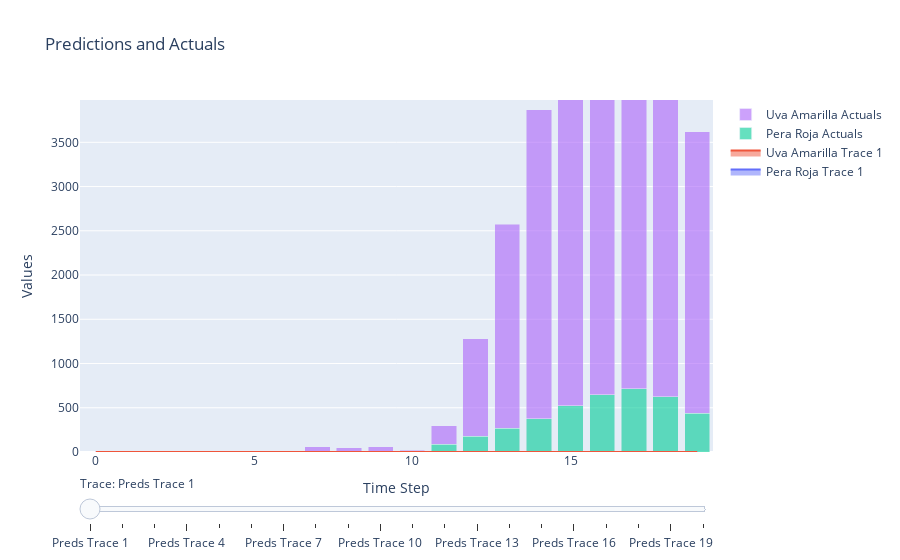

Notebook cell for this chart:
### Code cell
fig4.show()

### Figure 1 — Plotly figure (JSON) as saved in the notebook; plotly's stock layout.template omitted (floating-point values rounded to 4 significant figures)
{"data": [{"mode": "lines", "name": "Pera Roja Trace 1", "stackgroup": "group0", "type": "scatter", "visible": true, "x": [0, 1, 2, 3, 4, 5, 6, 7, 8, 9, 10, 11, 12, 13, 14, 15, 16, 17, 18, 19], "y": [0.0, 0.0, 0.0, 0.0, 0.0, 0.0, 0.0, 0.0, 0.0, 0.0, 0.0, 0.0, 0.0, 0.0, 0.0, 0.0, 0.0, 0.0, 0.0, 0.0]}, {"mode": "lines", "name": "Uva Amarilla Trace 1", "stackgroup": "group0", "type": "scatter", "visible": true, "x": [0, 1, 2, 3, 4, 5, 6, 7, 8, 9, 10, 11, 12, 13, 14, 15, 16, 17, 18, 19], "y": [0.0, 0.0, 0.0, 0.0, 0.0, 0.0, 0.0, 0.0, 0.0, 0.0, 0.0, 0.0, 0.0, 0.0, 0.0, 0.0, 0.0, 0.0, 0.0, 0.0]}, {"mode": "lines", "name": "Pera Roja Trace 2", "stackgroup": "group1", "type": "scatter", "visible": false, "x": [0, 1, 2, 3, 4, 5, 6, 7, 8, 9, 10, 11, 12, 13, 14, 15, 16, 17, 18, 19], "y": [0.0, 0.0, 0.0, 0.0, 0.0, 0.0, 0.0, 0.0, 0.0, 0.0, 0.0, 0.0, 0.0, 0.0, 0.0, 0.0, 0.0, 0.0, 0.0, 0.0]}, {"mode": "lines", "name": "Uva Amarilla Trace 2", "stackgroup": "group1", "type": "scatter", "visible": false, "x": [0, 1, 2, 3, 4, 5, 6, 7, 8, 9, 10, 11, 12, 13, 14, 15, 16, 17, 18, 19], "y": [0.0, 0.0, 0.0, 0.0, 0.0, 0.0, 0.0, 0.0, 0.0, 0.0, 0.0, 0.0, 0.0, 0.0, 0.0, 0.0, 0.0, 0.0, 0.0, 0.0]}, {"mode": "lines", "name": "Pera Roja Trace 3", "stackgroup": "group2", "type": "scatter", "visible": false, "x": [0, 1, 2, 3, 4, 5, 6, 7, 8, 9, 10, 11, 12, 13, 14, 15, 16, 17, 18, 19], "y": [0.0, 0.0, 0.0, 0.0, 0.0, 0.0, 0.0, 0.0, 0.0, 0.0, 0.0, 0.0, 0.0, 0.0, 0.0, 0.0, 0.0, 0.0, 0.0, 0.0]}, {"mode": "lines", "name": "Uva Amarilla Trace 3", "stackgroup": "group2", "type": "scatter", "visible": false, "x": [0, 1, 2, 3, 4, 5, 6, 7, 8, 9, 10, 11, 12, 13, 14, 15, 16, 17, 18, 19], "y": [0.0, 0.0, 0.0, 0.0, 0.0, 0.0, 0.0, 0.0, 0.0, 0.0, 0.0, 0.0, 0.0, 0.0, 0.0, 0.0, 0.0, 0.0, 0.0, 0.0]}, {"mode": "lines", "name": "Pera Roja Trace 4", "stackgroup": "group3", "type": "scatter", "visible": false, "x": [0, 1, 2, 3, 4, 5, 6, 7, 8, 9, 10, 11, 12, 13, 14, 15, 16, 17, 18, 19], "y": [0.0, 0.0, 0.0, 0.0, 0.0, 0.0, 0.0, 0.0, 0.0, 0.0, 0.0, 0.0, 0.0, 0.0, 0.0, 0.0, 0.0, 0.0, 0.0, 0.0]}, {"mode": "lines", "name": "Uva Amarilla Trace 4", "stackgroup": "group3", "type": "scatter", "visible": false, "x": [0, 1, 2, 3, 4, 5, 6, 7, 8, 9, 10, 11, 12, 13, 14, 15, 16, 17, 18, 19], "y": [0.0, 0.0, 0.0, 0.0, 0.0, 0.0, 0.0, 0.0, 0.0, 0.0, 0.0, 0.0, 0.0, 0.0, 0.0, 0.0, 0.0, 0.0, 0.0, 0.0]}, {"mode": "lines", "name": "Pera Roja Trace 5", "stackgroup": "group4", "type": "scatter", "visible": false, "x": [0, 1, 2, 3, 4, 5, 6, 7, 8, 9, 10, 11, 12, 13, 14, 15, 16, 17, 18, 19], "y": [0.0, 0.0, 0.0, 0.0, 0.0, 0.0, 0.0, 0.0, 0.0, 0.0, 0.0, 0.0, 0.0, 0.0, 0.0, 0.0, 0.0, 0.0, 0.0, 0.0]}, {"mode": "lines", "name": "Uva Amarilla Trace 5", "stackgroup": "group4", "type": "scatter", "visible": false, "x": [0, 1, 2, 3, 4, 5, 6, 7, 8, 9, 10, 11, 12, 13, 14, 15, 16, 17, 18, 19], "y": [0.0, 0.0, 0.0, 0.0, 0.0, 0.0, 0.0, 0.0, 0.0, 0.0, 0.0, 0.0, 0.0, 0.0, 0.0, 0.0, 0.0, 0.0, 0.0, 0.0]}, {"mode": "lines", "name": "Pera Roja Trace 6", "stackgroup": "group5", "type": "scatter", "visible": false, "x": [0, 1, 2, 3, 4, 5, 6, 7, 8, 9, 10, 11, 12, 13, 14, 15, 16, 17, 18, 19], "y": [0.0, 0.0, 0.0, 0.0, 0.0, 1.561, -1.777, 13.53, 72.43, 310.7, 522.6, 624.9, 676.2, 715.5, 696.8, 820.1, 834.3, 745.1, 848.6, 702.4]}, {"mode": "lines", "name": "Uva Amarilla Trace 6", "stackgroup": "group5", "type": "scatter", "visible": false, "x": [0, 1, 2, 3, 4, 5, 6, 7, 8, 9, 10, 11, 12, 13, 14, 15, 16, 17, 18, 19], "y": [0.0, 0.0, 0.0, 0.0, 0.0, 2.368, -2.681, 31.35, 156.4, 692.1, 1160.0, 1388.0, 1500.0, 1584.0, 1544.0, 1817.0, 1851.0, 1650.0, 1882.0, 1558.0]}, {"mode": "lines", "name": "Pera Roja Trace 7", "stackgroup": "group6", "type": "scatter", "visible": false, "x": [0, 1, 2, 3, 4, 5, 6, 7, 8, 9, 10, 11, 12, 13, 14, 15, 16, 17, 18, 19], "y": [0.0, 0.0, 0.0, 0.0, 0.0, 0.0, -1.764, 13.55, 72.72, 311.9, 524.7, 627.3, 678.9, 718.3, 699.4, 823.3, 837.5, 748.0, 851.9, 705.2]}, {"mode": "lines", "name": "Uva Amarilla Trace 7", "stackgroup": "group6", "type": "scatter", "visible": false, "x": [0, 1, 2, 3, 4, 5, 6, 7, 8, 9, 10, 11, 12, 13, 14, 15, 16, 17, 18, 19], "y": [0.0, 0.0, 0.0, 0.0, 0.0, 11.0, -2.656, 31.4, 157.1, 695.0, 1165.0, 1394.0, 1507.0, 1591.0, 1551.0, 1825.0, 1859.0, 1657.0, 1890.0, 1565.0]}, {"mode": "lines", "name": "Pera Roja Trace 8", "stackgroup": "group7", "type": "scatter", "visible": false, "x": [0, 1, 2, 3, 4, 5, 6, 7, 8, 9, 10, 11, 12, 13, 14, 15, 16, 17, 18, 19], "y": [0.0, 0.0, 0.0, 0.0, 0.0, 0.0, 0.0, 13.56, 72.84, 312.4, 525.5, 628.3, 680.0, 719.5, 700.5, 824.6, 838.8, 749.2, 853.3, 706.3]}, {"mode": "lines", "name": "Uva Amarilla Trace 8", "stackgroup": "group7", "type": "scatter", "visible": false, "x": [0, 1, 2, 3, 4, 5, 6, 7, 8, 9, 10, 11, 12, 13, 14, 15, 16, 17, 18, 19], "y": [0.0, 0.0, 0.0, 0.0, 0.0, 11.0, 11.0, 31.4, 157.4, 696.1, 1167.0, 1396.0, 1509.0, 1593.0, 1553.0, 1828.0, 1862.0, 1659.0, 1893.0, 1567.0]}, {"mode": "lines", "name": "Pera Roja Trace 9", "stackgroup": "group8", "type": "scatter", "visible": false, "x": [0, 1, 2, 3, 4, 5, 6, 7, 8, 9, 10, 11, 12, 13, 14, 15, 16, 17, 18, 19], "y": [0.0, 0.0, 0.0, 0.0, 0.0, 0.0, 0.0, 0.0, 72.9, 312.6, 525.9, 628.7, 680.4, 720.0, 701.0, 825.2, 839.4, 749.7, 853.9, 706.8]}, {"mode": "lines", "name": "Uva Amarilla Trace 9", "stackgroup": "group8", "type": "scatter", "visible": false, "x": [0, 1, 2, 3, 4, 5, 6, 7, 8, 9, 10, 11, 12, 13, 14, 15, 16, 17, 18, 19], "y": [0.0, 0.0, 0.0, 0.0, 0.0, 11.0, 11.0, 59.0, 157.5, 696.6, 1168.0, 1397.0, 1510.0, 1595.0, 1554.0, 1829.0, 1863.0, 1661.0, 1894.0, 1568.0]}, {"mode": "lines", "name": "Pera Roja Trace 10", "stackgroup": "group9", "type": "scatter", "visible": false, "x": [0, 1, 2, 3, 4, 5, 6, 7, 8, 9, 10, 11, 12, 13, 14, 15, 16, 17, 18, 19], "y": [0.0, 0.0, 0.0, 0.0, 0.0, 0.0, 0.0, 0.0, 2.0, 312.8, 526.2, 629.0, 680.8, 720.3, 701.3, 825.6, 839.9, 750.1, 854.3, 707.1]}, {"mode": "lines", "name": "Uva Amarilla Trace 10", "stackgroup": "group9", "type": "scatter", "visible": false, "x": [0, 1, 2, 3, 4, 5, 6, 7, 8, 9, 10, 11, 12, 13, 14, 15, 16, 17, 18, 19], "y": [0.0, 0.0, 0.0, 0.0, 0.0, 11.0, 11.0, 59.0, 48.0, 696.8, 1168.0, 1398.0, 1511.0, 1595.0, 1555.0, 1830.0, 1864.0, 1661.0, 1895.0, 1569.0]}, {"mode": "lines", "name": "Pera Roja Trace 11", "stackgroup": "group10", "type": "scatter", "visible": false, "x": [0, 1, 2, 3, 4, 5, 6, 7, 8, 9, 10, 11, 12, 13, 14, 15, 16, 17, 18, 19], "y": [0.0, 0.0, 0.0, 0.0, 0.0, 0.0, 0.0, 0.0, 2.0, 5.333, 526.3, 629.2, 681.0, 720.5, 701.5, 825.9, 840.1, 750.3, 854.5, 707.3]}, {"mode": "lines", "name": "Uva Amarilla Trace 11", "stackgroup": "group10", "type": "scatter", "visible": false, "x": [0, 1, 2, 3, 4, 5, 6, 7, 8, 9, 10, 11, 12, 13, 14, 15, 16, 17, 18, 19], "y": [0.0, 0.0, 0.0, 0.0, 0.0, 11.0, 11.0, 59.0, 48.0, 51.33, 1169.0, 1398.0, 1511.0, 1596.0, 1555.0, 1831.0, 1865.0, 1662.0, 1895.0, 1569.0]}, {"mode": "lines", "name": "Pera Roja Trace 12", "stackgroup": "group11", "type": "scatter", "visible": false, "x": [0, 1, 2, 3, 4, 5, 6, 7, 8, 9, 10, 11, 12, 13, 14, 15, 16, 17, 18, 19], "y": [0.0, 0.0, 0.0, 0.0, 0.0, 0.0, 0.0, 0.0, 2.0, 5.333, 14.67, 629.2, 681.0, 720.6, 701.6, 825.9, 840.2, 750.4, 854.6, 707.4]}, {"mode": "lines", "name": "Uva Amarilla Trace 12", "stackgroup": "group11", "type": "scatter", "visible": false, "x": [0, 1, 2, 3, 4, 5, 6, 7, 8, 9, 10, 11, 12, 13, 14, 15, 16, 17, 18, 19], "y": [0.0, 0.0, 0.0, 0.0, 0.0, 11.0, 11.0, 59.0, 48.0, 51.33, 12.84, 1399.0, 1512.0, 1596.0, 1556.0, 1831.0, 1865.0, 1662.0, 1896.0, 1570.0]}, {"mode": "lines", "name": "Pera Roja Trace 13", "stackgroup": "group12", "type": "scatter", "visible": false, "x": [0, 1, 2, 3, 4, 5, 6, 7, 8, 9, 10, 11, 12, 13, 14, 15, 16, 17, 18, 19], "y": [0.0, 0.0, 0.0, 0.0, 0.0, 0.0, 0.0, 0.0, 2.0, 5.333, 14.67, 88.33, 681.2, 720.8, 701.8, 826.2, 840.4, 750.5, 854.8, 707.5]}, {"mode": "lines", "name": "Uva Amarilla Trace 13", "stackgroup": "group12", "type": "scatter", "visible": false, "x": [0, 1, 2, 3, 4, 5, 6, 7, 8, 9, 10, 11, 12, 13, 14, 15, 16, 17, 18, 19], "y": [0.0, 0.0, 0.0, 0.0, 0.0, 11.0, 11.0, 59.0, 48.0, 51.33, 12.84, 206.9, 1512.0, 1597.0, 1556.0, 1832.0, 1866.0, 1663.0, 1897.0, 1570.0]}, {"mode": "lines", "name": "Pera Roja Trace 14", "stackgroup": "group13", "type": "scatter", "visible": false, "x": [0, 1, 2, 3, 4, 5, 6, 7, 8, 9, 10, 11, 12, 13, 14, 15, 16, 17, 18, 19], "y": [0.0, 0.0, 0.0, 0.0, 0.0, 0.0, 0.0, 0.0, 2.0, 5.333, 14.67, 88.33, 178.7, 720.8, 701.8, 826.2, 840.4, 750.5, 854.8, 707.5]}, {"mode": "lines", "name": "Uva Amarilla Trace 14", "stackgroup": "group13", "type": "scatter", "visible": false, "x": [0, 1, 2, 3, 4, 5, 6, 7, 8, 9, 10, 11, 12, 13, 14, 15, 16, 17, 18, 19], "y": [0.0, 0.0, 0.0, 0.0, 0.0, 11.0, 11.0, 59.0, 48.0, 51.33, 12.84, 206.9, 1103.0, 1597.0, 1557.0, 1833.0, 1867.0, 1664.0, 1898.0, 1571.0]}, {"mode": "lines", "name": "Pera Roja Trace 15", "stackgroup": "group14", "type": "scatter", "visible": false, "x": [0, 1, 2, 3, 4, 5, 6, 7, 8, 9, 10, 11, 12, 13, 14, 15, 16, 17, 18, 19], "y": [0.0, 0.0, 0.0, 0.0, 0.0, 0.0, 0.0, 0.0, 2.0, 5.333, 14.67, 88.33, 178.7, 270.3, 702.2, 826.7, 840.9, 751.0, 855.4, 708.0]}, {"mode": "lines", "name": "Uva Amarilla Trace 15", "stackgroup": "group14", "type": "scatter", "visible": false, "x": [0, 1, 2, 3, 4, 5, 6, 7, 8, 9, 10, 11, 12, 13, 14, 15, 16, 17, 18, 19], "y": [0.0, 0.0, 0.0, 0.0, 0.0, 11.0, 11.0, 59.0, 48.0, 51.33, 12.84, 206.9, 1103.0, 2306.0, 1558.0, 1833.0, 1867.0, 1664.0, 1898.0, 1572.0]}, {"mode": "lines", "name": "Pera Roja Trace 16", "stackgroup": "group15", "type": "scatter", "visible": false, "x": [0, 1, 2, 3, 4, 5, 6, 7, 8, 9, 10, 11, 12, 13, 14, 15, 16, 17, 18, 19], "y": [0.0, 0.0, 0.0, 0.0, 0.0, 0.0, 0.0, 0.0, 2.0, 5.333, 14.67, 88.33, 178.7, 270.3, 373.0, 827.0, 841.2, 751.3, 855.6, 708.2]}, {"mode": "lines", "name": "Uva Amarilla Trace 16", "stackgroup": "group15", "type": "scatter", "visible": false, "x": [0, 1, 2, 3, 4, 5, 6, 7, 8, 9, 10, 11, 12, 13, 14, 15, 16, 17, 18, 19], "y": [0.0, 0.0, 0.0, 0.0, 0.0, 11.0, 11.0, 59.0, 48.0, 51.33, 12.84, 206.9, 1103.0, 2306.0, 3495.0, 1833.0, 1867.0, 1664.0, 1898.0, 1572.0]}, {"mode": "lines", "name": "Pera Roja Trace 17", "stackgroup": "group16", "type": "scatter", "visible": false, "x": [0, 1, 2, 3, 4, 5, 6, 7, 8, 9, 10, 11, 12, 13, 14, 15, 16, 17, 18, 19], "y": [0.0, 0.0, 0.0, 0.0, 0.0, 0.0, 0.0, 0.0, 2.0, 5.333, 14.67, 88.33, 178.7, 270.3, 373.0, 522.4, 841.2, 751.3, 855.7, 708.2]}, {"mode": "lines", "name": "Uva Amarilla Trace 17", "stackgroup": "group16", "type": "scatter", "visible": false, "x": [0, 1, 2, 3, 4, 5, 6, 7, 8, 9, 10, 11, 12, 13, 14, 15, 16, 17, 18, 19], "y": [0.0, 0.0, 0.0, 0.0, 0.0, 11.0, 11.0, 59.0, 48.0, 51.33, 12.84, 206.9, 1103.0, 2306.0, 3495.0, 3862.0, 1867.0, 1664.0, 1898.0, 1572.0]}, {"mode": "lines", "name": "Pera Roja Trace 18", "stackgroup": "group17", "type": "scatter", "visible": false, "x": [0, 1, 2, 3, 4, 5, 6, 7, 8, 9, 10, 11, 12, 13, 14, 15, 16, 17, 18, 19], "y": [0.0, 0.0, 0.0, 0.0, 0.0, 0.0, 0.0, 0.0, 2.0, 5.333, 14.67, 88.33, 178.7, 270.3, 373.0, 522.4, 647.9, 751.3, 855.7, 708.2]}, {"mode": "lines", "name": "Uva Amarilla Trace 18", "stackgroup": "group17", "type": "scatter", "visible": false, "x": [0, 1, 2, 3, 4, 5, 6, 7, 8, 9, 10, 11, 12, 13, 14, 15, 16, 17, 18, 19], "y": [0.0, 0.0, 0.0, 0.0, 0.0, 11.0, 11.0, 59.0, 48.0, 51.33, 12.84, 206.9, 1103.0, 2306.0, 3495.0, 3862.0, 3978.0, 1664.0, 1898.0, 1572.0]}, {"mode": "lines", "name": "Pera Roja Trace 19", "stackgroup": "group18", "type": "scatter", "visible": false, "x": [0, 1, 2, 3, 4, 5, 6, 7, 8, 9, 10, 11, 12, 13, 14, 15, 16, 17, 18, 19], "y": [0.0, 0.0, 0.0, 0.0, 0.0, 0.0, 0.0, 0.0, 2.0, 5.333, 14.67, 88.33, 178.7, 270.3, 373.0, 522.4, 647.9, 714.2, 855.7, 708.2]}, {"mode": "lines", "name": "Uva Amarilla Trace 19", "stackgroup": "group18", "type": "scatter", "visible": false, "x": [0, 1, 2, 3, 4, 5, 6, 7, 8, 9, 10, 11, 12, 13, 14, 15, 16, 17, 18, 19], "y": [0.0, 0.0, 0.0, 0.0, 0.0, 11.0, 11.0, 59.0, 48.0, 51.33, 12.84, 206.9, 1103.0, 2306.0, 3495.0, 3862.0, 3978.0, 3862.0, 1898.0, 1572.0]}, {"mode": "lines", "name": "Pera Roja Trace 20", "stackgroup": "group19", "type": "scatter", "visible": false, "x": [0, 1, 2, 3, 4, 5, 6, 7, 8, 9, 10, 11, 12, 13, 14, 15, 16, 17, 18, 19], "y": [0.0, 0.0, 0.0, 0.0, 0.0, 0.0, 0.0, 0.0, 2.0, 5.333, 14.67, 88.33, 178.7, 270.3, 373.0, 522.4, 647.9, 714.2, 625.2, 708.0]}, {"mode": "lines", "name": "Uva Amarilla Trace 20", "stackgroup": "group19", "type": "scatter", "visible": false, "x": [0, 1, 2, 3, 4, 5, 6, 7, 8, 9, 10, 11, 12, 13, 14, 15, 16, 17, 18, 19], "y": [0.0, 0.0, 0.0, 0.0, 0.0, 11.0, 11.0, 59.0, 48.0, 51.33, 12.84, 206.9, 1103.0, 2306.0, 3495.0, 3862.0, 3978.0, 3862.0, 3836.0, 1571.0]}, {"name": "Pera Roja Actuals", "opacity": 0.6, "type": "bar", "x": [0, 1, 2, 3, 4, 5, 6, 7, 8, 9, 10, 11, 12, 13, 14, 15, 16, 17, 18, 19], "y": [0.0, 0.0, 0.0, 0.0, 0.0, 0.0, 0.0, 0.0, 2.0, 5.333, 14.67, 88.33, 178.7, 270.3, 373.0, 522.4, 647.9, 714.2, 625.2, 437.9]}, {"name": "Uva Amarilla Actuals", "opacity": 0.6, "type": "bar", "x": [0, 1, 2, 3, 4, 5, 6, 7, 8, 9, 10, 11, 12, 13, 14, 15, 16, 17, 18, 19], "y": [0.0, 0.0, 0.0, 0.0, 0.0, 11.0, 11.0, 59.0, 48.0, 51.33, 12.84, 206.9, 1103.0, 2306.0, 3495.0, 3862.0, 3978.0, 3862.0, 3836.0, 3182.0]}], "layout": {"barmode": "stack", "sliders": [{"active": 0, "currentvalue": {"prefix": "Trace: "}, "len": 1, "pad": {"t": 20}, "steps": [{"args": [{"visible": [true, true, false, false, false, false, false, false, false, false, false, false, false, false, false, false, false, false, false, false, false, false, false, false, false, false, false, false, false, false, false, false, false, false, false, false, false, false, false, false, true, true]}], "label": "Preds Trace 1", "method": "update"}, {"args": [{"visible": [false, false, true, true, false, false, false, false, false, false, false, false, false, false, false, false, false, false, false, false, false, false, false, false, false, false, false, false, false, false, false, false, false, false, false, false, false, false, false, false, true, true]}], "label": "Preds Trace 2", "method": "update"}, {"args": [{"visible": [false, false, false, false, true, true, false, false, false, false, false, false, false, false, false, false, false, false, false, false, false, false, false, false, false, false, false, false, false, false, false, false, false, false, false, false, false, false, false, false, true, true]}], "label": "Preds Trace 3", "method": "update"}, {"args": [{"visible": [false, false, false, false, false, false, true, true, false, false, false, false, false, false, false, false, false, false, false, false, false, false, false, false, false, false, false, false, false, false, false, false, false, false, false, false, false, false, false, false, true, true]}], "label": "Preds Trace 4", "method": "update"}, {"args": [{"visible": [false, false, false, false, false, false, false, false, true, true, false, false, false, false, false, false, false, false, false, false, false, false, false, false, false, false, false, false, false, false, false, false, false, false, false, false, false, false, false, false, true, true]}], "label": "Preds Trace 5", "method": "update"}, {"args": [{"visible": [false, false, false, false, false, false, false, false, false, false, true, true, false, false, false, false, false, false, false, false, false, false, false, false, false, false, false, false, false, false, false, false, false, false, false, false, false, false, false, false, true, true]}], "label": "Preds Trace 6", "method": "update"}, {"args": [{"visible": [false, false, false, false, false, false, false, false, false, false, false, false, true, true, false, false, false, false, false, false, false, false, false, false, false, false, false, false, false, false, false, false, false, false, false, false, false, false, false, false, true, true]}], "label": "Preds Trace 7", "method": "update"}, {"args": [{"visible": [false, false, false, false, false, false, false, false, false, false, false, false, false, false, true, true, false, false, false, false, false, false, false, false, false, false, false, false, false, false, false, false, false, false, false, false, false, false, false, false, true, true]}], "label": "Preds Trace 8", "method": "update"}, {"args": [{"visible": [false, false, false, false, false, false, false, false, false, false, false, false, false, false, false, false, true, true, false, false, false, false, false, false, false, false, false, false, false, false, false, false, false, false, false, false, false, false, false, false, true, true]}], "label": "Preds Trace 9", "method": "update"}, {"args": [{"visible": [false, false, false, false, false, false, false, false, false, false, false, false, false, false, false, false, false, false, true, true, false, false, false, false, false, false, false, false, false, false, false, false, false, false, false, false, false, false, false, false, true, true]}], "label": "Preds Trace 10", "method": "update"}, {"args": [{"visible": [false, false, false, false, false, false, false, false, false, false, false, false, false, false, false, false, false, false, false, false, true, true, false, false, false, false, false, false, false, false, false, false, false, false, false, false, false, false, false, false, true, true]}], "label": "Preds Trace 11", "method": "update"}, {"args": [{"visible": [false, false, false, false, false, false, false, false, false, false, false, false, false, false, false, false, false, false, false, false, false, false, true, true, false, false, false, false, false, false, false, false, false, false, false, false, false, false, false, false, true, true]}], "label": "Preds Trace 12", "method": "update"}, {"args": [{"visible": [false, false, false, false, false, false, false, false, false, false, false, false, false, false, false, false, false, false, false, false, false, false, false, false, true, true, false, false, false, false, false, false, false, false, false, false, false, false, false, false, true, true]}], "label": "Preds Trace 13", "method": "update"}, {"args": [{"visible": [false, false, false, false, false, false, false, false, false, false, false, false, false, false, false, false, false, false, false, false, false, false, false, false, false, false, true, true, false, false, false, false, false, false, false, false, false, false, false, false, true, true]}], "label": "Preds Trace 14", "method": "update"}, {"args": [{"visible": [false, false, false, false, false, false, false, false, false, false, false, false, false, false, false, false, false, false, false, false, false, false, false, false, false, false, false, false, true, true, false, false, false, false, false, false, false, false, false, false, true, true]}], "label": "Preds Trace 15", "method": "update"}, {"args": [{"visible": [false, false, false, false, false, false, false, false, false, false, false, false, false, false, false, false, false, false, false, false, false, false, false, false, false, false, false, false, false, false, true, true, false, false, false, false, false, false, false, false, true, true]}], "label": "Preds Trace 16", "method": "update"}, {"args": [{"visible": [false, false, false, false, false, false, false, false, false, false, false, false, false, false, false, false, false, false, false, false, false, false, false, false, false, false, false, false, false, false, false, false, true, true, false, false, false, false, false, false, true, true]}], "label": "Preds Trace 17", "method": "update"}, {"args": [{"visible": [false, false, false, false, false, false, false, false, false, false, false, false, false, false, false, false, false, false, false, false, false, false, false, false, false, false, false, false, false, false, false, false, false, false, true, true, false, false, false, false, true, true]}], "label": "Preds Trace 18", "method": "update"}, {"args": [{"visible": [false, false, false, false, false, false, false, false, false, false, false, false, false, false, false, false, false, false, false, false, false, false, false, false, false, false, false, false, false, false, false, false, false, false, false, false, true, true, false, false, true, true]}], "label": "Preds Trace 19", "method": "update"}, {"args": [{"visible": [false, false, false, false, false, false, false, false, false, false, false, false, false, false, false, false, false, false, false, false, false, false, false, false, false, false, false, false, false, false, false, false, false, false, false, false, false, false, true, true, true, true]}], "label": "Preds Trace 20", "method": "update"}]}], "title": {"text": "Predictions and Actuals"}, "xaxis": {"title": {"text": "Time Step"}}, "yaxis": {"range": [0, 3978.0], "title": {"text": "Values"}}}}
